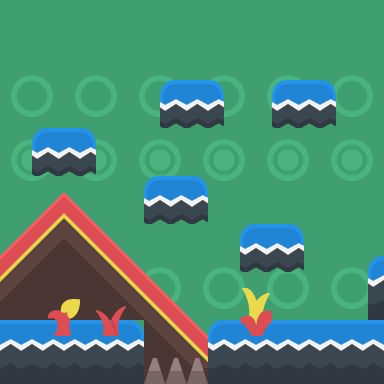

A 2D game scene composited from a Tiled map and its tileset images. What follows is a short description and the map's XML, with each tile layer's data collapsed to a summary:
An orthogonal 24x24 tile map with 16x16 px tiles, 4 tile layers (Background1, Background2, Platforms, Foreground), 1 hidden layer not drawn and 7 objects (5x pickups, playerSpawn).

<map version="1.2" tiledversion="1.2.4" orientation="orthogonal" renderorder="right-down" width="24" height="24" tilewidth="16" tileheight="16" infinite="0" nextlayerid="7" nextobjectid="9">
 <tileset firstgid="1" name="tilesheet_complete" tilewidth="16" tileheight="16" spacing="2" margin="1" tilecount="4224" columns="88">
  <image source="tilesheet_complete.png" width="1584" height="864" />
 </tileset>
 <layer id="1" name="Background1" width="24" height="24">
  <data>[576 cells, 576 non-empty, 48 distinct tile ids]</data>
 </layer>
 <layer id="2" name="Background2" width="24" height="24">
  <data>[576 cells, 112 non-empty, 56 distinct tile ids]</data>
 </layer>
 <layer id="3" name="Platforms" width="24" height="24">
  <data>[576 cells, 152 non-empty, 72 distinct tile ids]</data>
 </layer>
 <objectgroup id="6" name="objects" offsetx="5" offsety="-3.5">
  <object id="1" name="playerSpawn" type="playerSpawn" x="18" y="285.5">
   <point />
  </object>
  <object id="2" name="gem5" type="pickups" gid="502" x="261.5" y="224" width="16" height="16">
   <properties>
    <property name="sprite" value="gems" />
   </properties>
  </object>
  <object id="3" name="gem4" type="pickups" gid="502" x="166" y="176.5" width="16" height="16">
   <properties>
    <property name="sprite" value="gems" />
   </properties>
  </object>
  <object id="4" name="gem3" type="pickups" gid="502" x="53.5" y="127.5" width="16" height="16">
   <properties>
    <property name="sprite" value="gems" />
   </properties>
  </object>
  <object id="5" name="gem2" type="pickups" gid="502" x="179.5" y="80.5" width="16" height="16">
   <properties>
    <property name="sprite" value="gems" />
   </properties>
  </object>
  <object id="6" name="gem1" type="pickups" gid="502" x="307.5" y="319.5" width="16" height="16">
   <properties>
    <property name="sprite" value="gems" />
   </properties>
  </object>
  <object id="8" gid="502" x="19" y="-86" width="16" height="16" />
 </objectgroup>
 <layer id="4" name="Foreground" width="24" height="24">
  <data>[576 cells, 18 non-empty, 18 distinct tile ids]</data>
 </layer>
 <layer id="5" name="Exit" width="24" height="24" visible="0" offsetx="25" offsety="1">
  <data>[576 cells, 16 non-empty, 16 distinct tile ids]</data>
 </layer>
</map>
